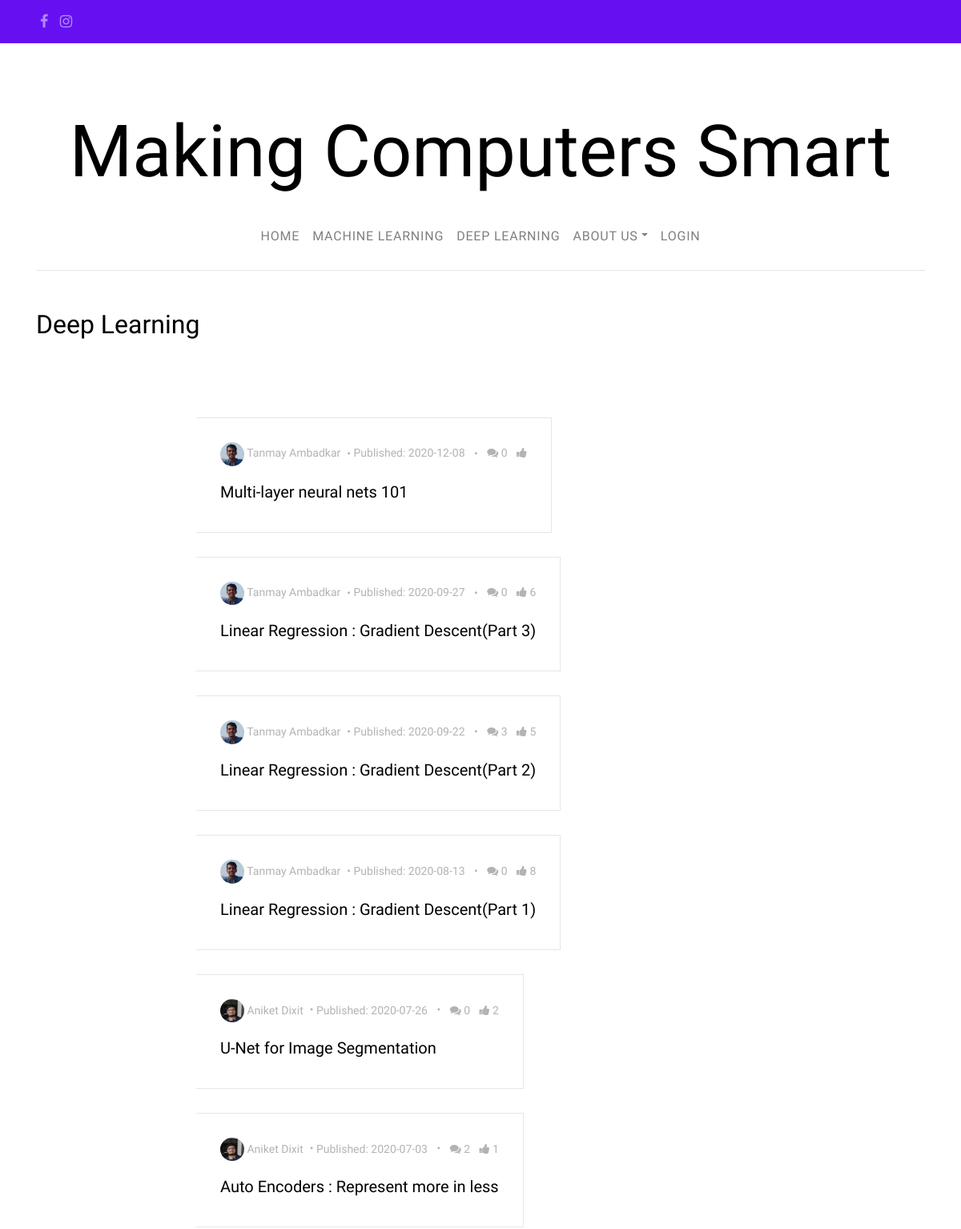
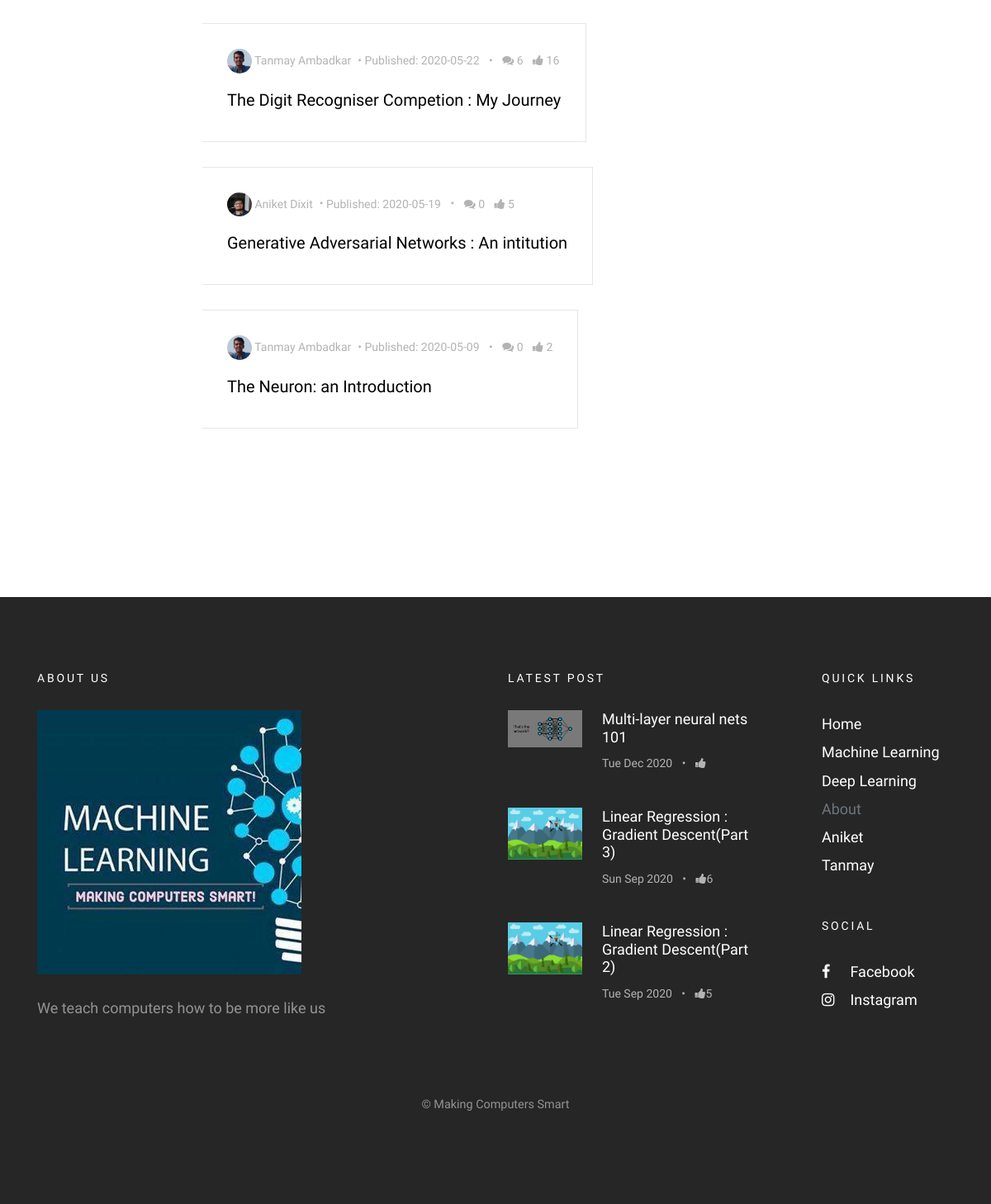
Screenshot of /posts/DL/ with the database file from the repository (2 pictures, top to bottom).
### blog/models.py (models this page shows, shortened)
class Post(models.Model):
    types = (
        ('D', 'Deep Learning'),
        ('M', 'Machine Learning'),
    )
    author = models.ForeignKey('UserProfileInfo', on_delete = models.CASCADE)
    title = models.CharField(max_length = 200)
    cover_img = models.ImageField(upload_to = 'cover_image', blank = True)
    text = models.TextField()
    created_date = models.DateTimeField(default = timezone.now)
    published_date = models.DateTimeField(blank = True, null = True)
    type = models.CharField(max_length = 1, choices = types, blank = True)
    meta_tag = models.CharField(max_length = 160, blank = True)
    def approve_comments(self):
        return self.comments.filter(approved_comment=True)
    def get_total_likes(self):
        return self.likes.users.count()

class UserProfileInfo(models.Model):
    user = models.OneToOneField(User, on_delete= models.CASCADE)
    profile_img = models.ImageField(upload_to = 'profile_pics', blank = True)
    cover_image = models.ImageField(upload_to = 'cover_profile_img', blank = True)
    description = models.TextField(blank = True)
    writeup = models.TextField(blank = True)
    instagram = models.URLField(blank = True)
    facebook = models.URLField(blank = True)
    github = models.URLField(blank = True)
    linkedin = models.URLField(blank = True)
    email = models.EmailField(blank = True)

class Like(models.Model):
    post = models.OneToOneField(Post, related_name = 'likes', on_delete=models.CASCADE)
    users = models.ManyToManyField(User, related_name='requirement_post_likes')
    created_at = models.DateTimeField(auto_now_add=True)
    updated_at = models.DateTimeField(auto_now=True)

### blog/views.py (the view)
# urls.py: path('posts/DL/', PostListView_DL.as_view(), name = 'post_list_DL'),
class PostListView_DL(ListView, TemplateResponseMixin):
    model = Post
    template_name = 'post_list_DL.html'
    def get_context_data(self, **kwargs):
         context = super(PostListView_DL, self).get_context_data(**kwargs)
         context['posts'] = Post.objects.filter(type__startswith = 'D').order_by('-published_date')
         context['topthree'] = Post.objects.filter(published_date__lte = timezone.now()).order_by('-published_date')[:3]
         return context

### blog/templates/blog/post_list_DL.html (shortened to what this page needs)
{% extends "blog/base.html" %}
{% block content %}
<section class="site-section pt-5">
  <div class="container">
    <div class="row mb-4">
      <div class="col-md-6">
        <h2 class="mb-4">Deep Learning</h2>
      </div>
    </div>
    <div class="row blog-entries">
      <div class="col-md-12 col-lg-8 main-content">
        <div class="row mb-5 mt-5">
          <div class="col-md-12">
              {% for post in posts %}
	      {% if post.published_date %}
              <div class="post-entry-horzontal">
                <a href="{% url 'post_detail' pk=post.pk %}">
                  <span class="text">
                    <div class="post-meta">
                      <span class="author mr-2"><img src="/media/{{post.author.profile_img}}" alt="Colorlib">  {{post.author.user.first_name}} {{post.author.user.last_name}}</span>&bullet;
                      <span class="mr-2">Published: {{post.published_date|date:"Y-m-d"}}</span> &bullet;
                      <span class="ml-2"><span class="fa fa-comments"></span> {{post.approve_comments.count}}</span>
                      <span class="ml-2"><span class="fa fa-thumbs-up"></span> {{post.get_total_likes}}</span>
		    </div>
                    <h2>{{ post.title }}</h2>
                  </span>
                </a>
              </div>
	      {% endif %}
              {% endfor %}
          </div>
        </div>
      </div>
    </div>
  </div>
</section>
{% endblock %}
{% block footerblock %}
    {% for post in topthree %}
    <ul>
      <li>
        <a href="{% url 'post_detail' pk=post.pk %}">
          <img src="/media/{{post.cover_img}}" alt="Image placeholder" class="mr-4">
          <div class="text">
            <h4>{{post.title}}</h4>
            <div class="post-meta">
              <span class="mr-2">{{ post.published_date|date:"D M Y"}} </span> &bullet;
              <span class="ml-2"><span class="fa fa-thumbs-up"></span>{{post.get_total_likes}}</span>
            </div>
          </div>
        </a>
      </li>
    </ul>
    {% endfor %}
{% endblock  %}

### static/css/style.css (style rules this page uses)
body { background: #ccc url("../images/photography.png") repeat; font-family: "Inconsolata", SFMono-Regular, Menlo, Monaco, Consolas, "Liberation Mono", "Courier New", monospace; font-weight: 300; font-size: 18px; line-height: 1.9; color: #6c757d; }
a { -webkit-transition: .3s all ease; -o-transition: .3s all ease; transition: .3s all ease; text-decoration: none; }
h1, h2, h3, h4, h5 { color: #000; font-family: "Josefin Sans", -apple-system, BlinkMacSystemFont, "Segoe UI", Roboto, "Helvetica Neue", Arial, sans-serif, "Apple Color Emoji", "Segoe UI Emoji", "Segoe UI Symbol", "Noto Color Emoji"; }
.site-section { padding: 7em 0; }
.blog-entries .post-meta { margin-bottom: 20px; font-size: 14px; color: #b3b3b3; }
.blog-entries .post-meta .author img { width: 30px; border-radius: 50%; display: inline-block; }
.post-entry-horzontal { margin-bottom: 30px; }
.post-entry-horzontal a { overflow: hidden; display: table; position: relative; top: 0; -webkit-transition: .1s all ease; -o-transition: .1s all ease; transition: .1s all ease; }
.post-entry-horzontal a .image, .post-entry-horzontal a .text { display: table-cell; vertical-align: middle; }
.post-entry-horzontal a .text { padding: 30px; width: calc(100 - 200px); border: 1px solid #e6e6e6; border-left: none; }
.post-entry-horzontal a .text h2 { font-size: 20px; }
.post-entry-sidebar .post-meta { font-size: 14px; color: #b3b3b3; }
.post-entry-sidebar ul { padding: 0; margin: 0; }
.post-entry-sidebar ul li { list-style: none; padding: 0 0 20px 0; margin: 0 0 20px 0; }
.post-entry-sidebar ul li a { display: table; }
.post-entry-sidebar ul li a img { width: 90px; }
.post-entry-sidebar ul li a img, .post-entry-sidebar ul li a .text { display: table-cell; vertical-align: middle; }
.post-entry-sidebar ul li a .text h4 { font-size: 18px; }
.site-footer .post-entry-sidebar ul li a h4 { color: #fff; }
.site-footer a { color: #fff; }

### rows the page displays
Post: author.profile_img (picture), author.user.first_name "Tanmay", author.user.last_name "Ambadkar", published_date "2020-12-08", approve_comments.count "0", title "Multi-layer neural nets 101", cover_img (picture), published_date "Tue Dec 2020"
Post: author.profile_img (picture), author.user.first_name "Tanmay", author.user.last_name "Ambadkar", published_date "2020-09-27", approve_comments.count "0", get_total_likes "6", title "Linear Regression : Gradient Descent(Part 3)", cover_img (picture), published_date "Sun Sep 2020"
Post: author.profile_img (picture), author.user.first_name "Tanmay", author.user.last_name "Ambadkar", published_date "2020-09-22", approve_comments.count "3", get_total_likes "5", title "Linear Regression : Gradient Descent(Part 2)", cover_img (picture), published_date "Tue Sep 2020"
Post: author.profile_img (picture), author.user.first_name "Tanmay", author.user.last_name "Ambadkar", published_date "2020-08-13", approve_comments.count "0", get_total_likes "8", title "Linear Regression : Gradient Descent(Part 1)"
Post: author.profile_img (picture), author.user.first_name "Aniket", author.user.last_name "Dixit", published_date "2020-07-26", approve_comments.count "0", get_total_likes "2", title "U-Net for Image Segmentation"
Post: author.profile_img (picture), author.user.first_name "Aniket", author.user.last_name "Dixit", published_date "2020-07-03", approve_comments.count "2", get_total_likes "1", title "Auto Encoders : Represent more in less"
Post: author.profile_img (picture), author.user.first_name "Tanmay", author.user.last_name "Ambadkar", published_date "2020-05-22", approve_comments.count "6", get_total_likes "16", title "The Digit Recogniser Competion : My Journey"
Post: author.profile_img (picture), author.user.first_name "Aniket", author.user.last_name "Dixit", published_date "2020-05-19", approve_comments.count "0", get_total_likes "5", title "Generative Adversarial Networks : An intitution"
Post: author.profile_img (picture), author.user.first_name "Tanmay", author.user.last_name "Ambadkar", published_date "2020-05-09", approve_comments.count "0", get_total_likes "2", title "The Neuron: an Introduction"
